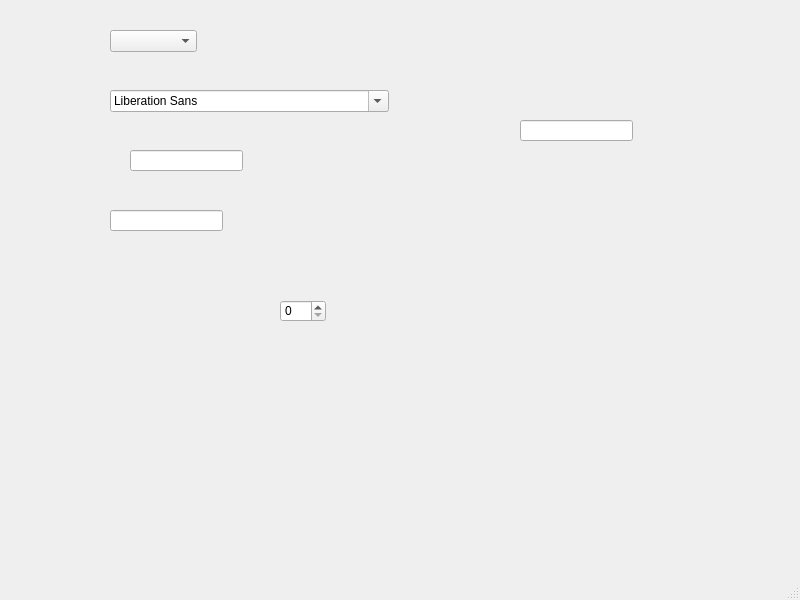
<?xml version="1.0" encoding="UTF-8"?>
<ui version="4.0">
 <class>MainWindow</class>
 <widget class="QMainWindow" name="MainWindow">
  <property name="geometry">
   <rect>
    <x>0</x>
    <y>0</y>
    <width>800</width>
    <height>600</height>
   </rect>
  </property>
  <property name="windowTitle">
   <string>MainWindow</string>
  </property>
  <widget class="QWidget" name="centralwidget">
   <widget class="QComboBox" name="comboBox">
    <property name="geometry">
     <rect>
      <x>110</x>
      <y>30</y>
      <width>87</width>
      <height>22</height>
     </rect>
    </property>
   </widget>
   <widget class="QFontComboBox" name="fontComboBox">
    <property name="geometry">
     <rect>
      <x>110</x>
      <y>90</y>
      <width>279</width>
      <height>22</height>
     </rect>
    </property>
   </widget>
   <widget class="QLineEdit" name="lineEdit">
    <property name="geometry">
     <rect>
      <x>130</x>
      <y>150</y>
      <width>113</width>
      <height>21</height>
     </rect>
    </property>
   </widget>
   <widget class="QLineEdit" name="lineEdit_2">
    <property name="geometry">
     <rect>
      <x>110</x>
      <y>210</y>
      <width>113</width>
      <height>21</height>
     </rect>
    </property>
   </widget>
   <widget class="QLineEdit" name="lineEdit_3">
    <property name="geometry">
     <rect>
      <x>520</x>
      <y>120</y>
      <width>113</width>
      <height>21</height>
     </rect>
    </property>
   </widget>
   <widget class="QSpinBox" name="spinBox">
    <property name="geometry">
     <rect>
      <x>280</x>
      <y>300</y>
      <width>46</width>
      <height>22</height>
     </rect>
    </property>
   </widget>
  </widget>
  <widget class="QMenuBar" name="menubar">
   <property name="geometry">
    <rect>
     <x>0</x>
     <y>0</y>
     <width>800</width>
     <height>26</height>
    </rect>
   </property>
  </widget>
  <widget class="QStatusBar" name="statusbar"/>
 </widget>
 <tabstops>
  <tabstop>comboBox</tabstop>
  <tabstop>lineEdit_2</tabstop>
  <tabstop>lineEdit</tabstop>
  <tabstop>fontComboBox</tabstop>
  <tabstop>spinBox</tabstop>
  <tabstop>lineEdit_3</tabstop>
 </tabstops>
 <resources/>
 <connections/>
</ui>
